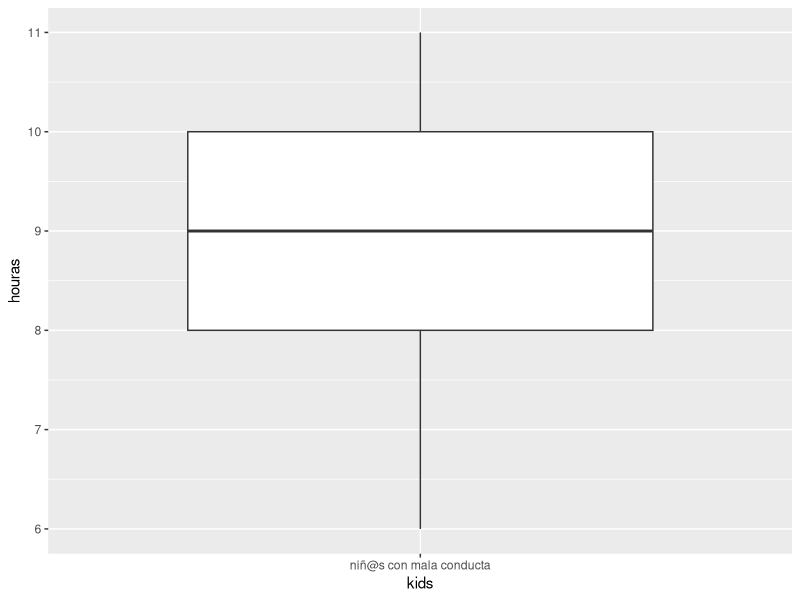
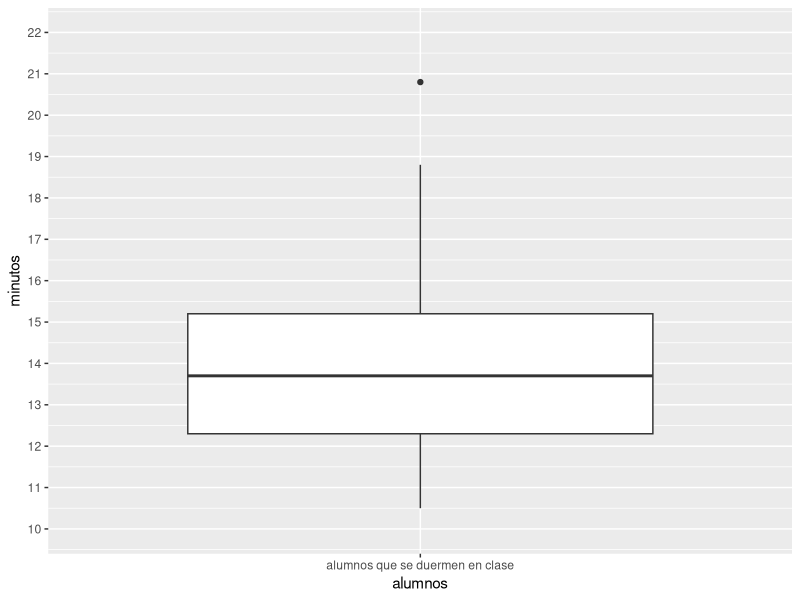
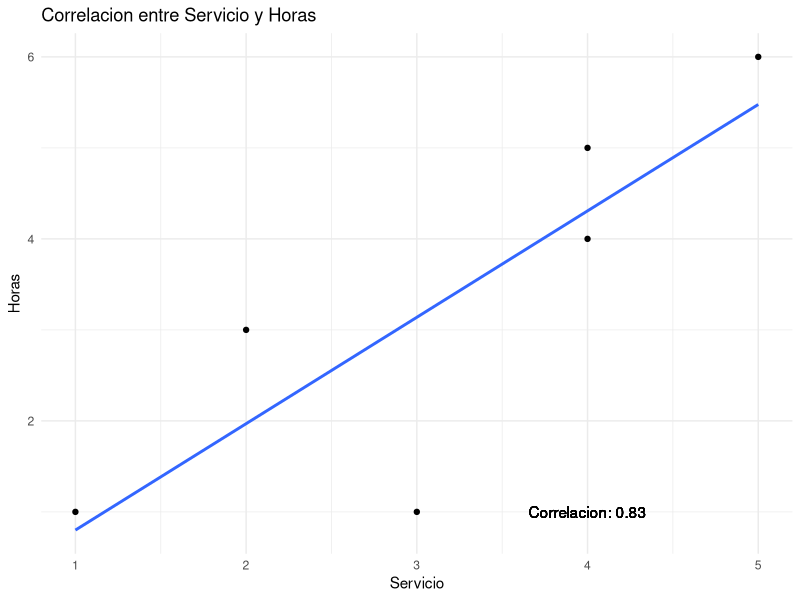

Recreate these plots in R, in order.
install.packages("ggplot2")
library(ggplot2)

separador = function (ejercicio) {
  cat("\n\n=------------------------- Ejercicio Nº",ejercicio," -------------------------->\n\n")
}

rango = function (valores) {
  cat("rango: ", max(valores)-min(valores))
}

moda = function(x) {
  ux = unique(x)
  cat("moda: ", ux [which.max(tabulate(match(x, ux)))])
}

media = function (valores) {
  media = (sum(valores)/length(valores))
  return (media)
}

mediana = function (valores) {
  valores_ordenados = sort(valores)
  n = length(valores_ordenados)
  # si n es impar 
  if (n %% 2 == 1) {
    # se le asigna a mediana el valor unico central del conjunto de datos
    mediana = valores_ordenados[(n+1)/2]
  } else { # si es par
    # agarro los dos valores adyacentes al centro y le asigno a mediana el promedio de estos dos 
    mediana = mean(valores_ordenados[c(n/2, n/2+1)])
  }
  cat("mediana: ", mediana)
}

mediana(c(3, 7, 9, 12, 15, 18, 21))

desviacion_media = function (valores){
  # imprimo la sumatoria de diferencias asolutas de cada valor a su media dividido por length de valores
  cat("desviacion media:", sum(abs(valores - media(valores)))/length(valores))
}


varianza = function (valores, poblacion = TRUE){
  # acumulador representa la sumatoria de diferencias al cuadrado  
  acumulador = sum((valores - media(valores))^2)
  # si es poblacion
  if (poblacion) {
    # dividir por la cantidad de datos
    cat("varianza:", acumulador/length(valores), "\n")
    cat("varianza R:", var(valores))
  } else { # si es una muestra
    # dividir pero antes restarle 1 a length(valores)
    cat("varianza:", acumulador/(length(valores)-1), "\n")
    cat("varianza R:", var(valores, na.rm = TRUE))
  }
}

desviacion_tipica = function (valores, poblacion = TRUE) {
  acumulador = sum((valores - media(valores))^2)
  if (poblacion) {
    cat("desviacion tipica:", sqrt(acumulador/length(valores)), "\n")  
    cat("desviacion tipica R:", sd(valores))
  } else {
    cat("desviacion tipica:", sqrt(acumulador/(length(valores)-1)), "\n")
    cat("desviacion tipica R:", sd(valores, na.rm = TRUE))
  }
}

# hago una funcion para llamar funciones, asi es mas comodo si necesito conocer todas las medidas de dispersion
principales_medidas_dispercion = function (valores, poblacion = TRUE) {
  cat(desviacion_media(valores), "\n")
  cat(rango(valores), "\n")
  if (!poblacion){
    cat(desviacion_tipica(valores, poblacion = FALSE), "\n")
    cat(varianza(valores, poblacion = FALSE), "\n")  
  } else {
    cat(desviacion_tipica(valores), "\n")
    cat(varianza(valores), "\n")
  }
}

# esta funcion llama a la media, moda y mediana ademas de llamar a la funcion de arriba
calcular_todo = function (valores, poblacion = TRUE) {
  cat("media: ",media(valores), "\n")
  cat(moda(valores), "\n")
  cat(mediana(valores), "\n")
  if (!poblacion){
    principales_medidas_dispercion(valores, poblacion = FALSE)
  } else {
    principales_medidas_dispercion(valores)
  }
}

separador(4)
valores4 = c(28, 29, 28, 30, 30, 29, 30, 31, 29, 29, 30, 31, 31, 31, 32, 33, 34, 34, 35, 31, 31, 32, 32, 33, 33, 31, 32, 32, 33, 33, 34)
cat("Las temperaturas maximas en una ciudad durante el mes de enero fueron:\n", valores4, "\n")
calcular_todo(valores4)

separador(5)
valores5 = c(69, 73, 65, 70, 71, 74, 65, 69, 60, 62)
cat("En un estudio que se realizo en un asilo de ancianos, se tomo las edades de los que pueden caminar sin dificultades. Calcular las principales medidas de dispersion\nLos datos: ", valores5)
principales_medidas_dispercion(valores5)

separador(6)
valores6 = c(3, 3, 4, 1, 1, 2, 2, 2, 5, 1, 4, 5, 1, 5, 3, 5, 1, 4, 1, 2, 2, 1, 2, 3, 5)
cat("Se escogio un salon de clases de cuarto grado, con un total de 25 estudiantes, y se les pidio que calificaran del 1 al 5 un programa televisivo.\ Estos fueron los resultados:", valores6)
principales_medidas_dispercion(valores6)

separador(7)
#holy

separador(8)
valores8 = c(6, 7, 7, 8, 8, 8, 8, 9, 9, 9, 9, 9, 9, 9, 10, 10, 10, 10, 10, 11)
cat("un siquiatra local ha considerado una muestra aleatoria de 20 niños, anotando el tiempo necesario que requiere en cada niño para lograr un plan integral del tratamiento.\n Obteniendose lo siguiente (en horas):", valores8)
calcular_todo(valores8, poblacion = FALSE)


valores8DataFrame = data.frame(houras = valores8, kids = rep("niñ@s con mala conducta", length(valores8)))
# paso los datos a un data frame para tener una especie de matriz pero que cada fila represente una variable/dato y cada columna una instancia de datos


# con la libreria ggplot especifico las variables que voy a usar para representar los ejes del grafico, con la funcion aes()
ggplot(valores8DataFrame, aes(x = kids, y = houras)) + 
# geom_boxplot() es la funcion que se encarga de dibujar el grafico
  geom_boxplot() +
  scale_y_continuous(limits = c(6, 11), breaks = seq(6, 11, 1))
# la funcion "scale_y_continuous" la uso para poner limites en la escala vertical (10 a 22)
# la precision de la escala (1) es para los valores de los intervalos (12, 13, 14, ..., 22)

separador(9)
valores9 = c(10.5, 11.3, 11.9, 12, 12.3, 12.3, 12.5, 12.7, 13.4, 13.7, 13.8, 14.2, 14.8, 15.1, 15.3, 16.7, 16.8, 18.8, 20.8)
cat("Dos profesores estan interesados en estudiar los habitos de sueño de los estudiantes en sus clases.\n Los datos del Profesor B son los siguientes:", valores9)

valores9DataFrame = data.frame(minutos = valores9, alumnos = rep("alumnos que se duermen en clase", length(valores9)))
# otro grafico como el del punto 8
ggplot(valores9DataFrame, aes(x = alumnos, y = minutos)) + 
  geom_boxplot() +
  scale_y_continuous(limits = c(10, 22), breaks = seq(10, 22, 1))

separador(10)

cat("En una empresa se seleccionaron cinco trabajadores, se anotaron sus años de servicio y el tiempo en horas solicitado en el último mes. Los resultados obtenidos fueron:")
servicio10 = c(1, 3, 2, 4, 5, 4)
horas10 = c(1, 1, 3, 4, 6, 5)

correlacion10 = cor(servicio10, horas10)
correlacion10DataFrame = data.frame(servicio10, horas10)

# grafico la regresion con ggplot2
ggplot(correlacion10DataFrame, aes(x = servicio10, y = horas10)) +
# geom_point() dibuja los puntitos
  geom_point() +
# uso geom_smooth() para agregar una linea encima de los puntos
# el parametro method = "lm" especifica que voy a usar el metodo de ajuste lineal (regresion lineal) para trazar la linea de ajuste
# el metodo "lm" usa el algoritmo de minimos cuadrados para encontrar la mejor linea recta que se ajuste a los datos
# pongo se = FALSE  para desactivar el sombreado del intervalo de confianza alrededor de la linea de ajudte
  geom_smooth(method = "lm", se = FALSE) +
# aca solo pongo titulos, al grafico y a los ejes
  labs(title = "Correlacion entre Servicio y Horas", x = "Servicio", y = "Horas") +
# geom_text() sirve para poner un texto en el grafico, le digo en que posicion de x e y lo quiero
# ademas uso paste() que es de R para poder pasarlo como string y variable 
  geom_text(x = 4, y = 1, label = paste("Correlacion:", round(correlacion10, 2)), color = "black") +
# esto lo vi en un foro de R, solamente hace que el grafico sea un poco mas lindo
  theme_minimal()

rm(df)
